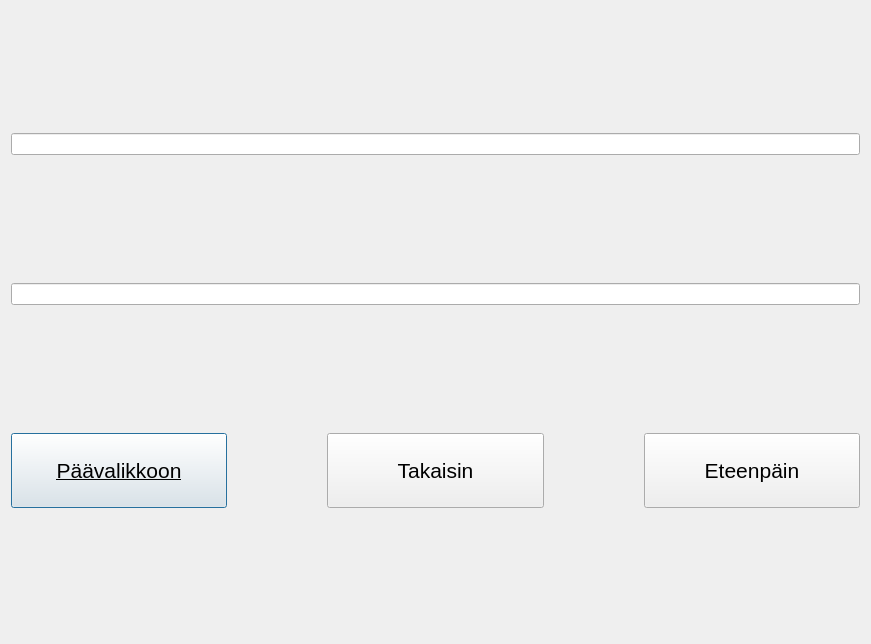
<?xml version="1.0" encoding="UTF-8"?>
<ui version="4.0">
 <class>Tilitapahtumat</class>
 <widget class="QDialog" name="Tilitapahtumat">
  <property name="geometry">
   <rect>
    <x>0</x>
    <y>0</y>
    <width>871</width>
    <height>644</height>
   </rect>
  </property>
  <property name="windowTitle">
   <string>Dialog</string>
  </property>
  <layout class="QVBoxLayout" name="verticalLayout">
   <item>
    <widget class="QLineEdit" name="lineEdit">
     <property name="readOnly">
      <bool>true</bool>
     </property>
    </widget>
   </item>
   <item>
    <widget class="QLineEdit" name="lineEdit_2"/>
   </item>
   <item>
    <layout class="QHBoxLayout" name="horizontalLayout">
     <property name="spacing">
      <number>100</number>
     </property>
     <item>
      <widget class="QPushButton" name="pushButton">
       <property name="minimumSize">
        <size>
         <width>150</width>
         <height>75</height>
        </size>
       </property>
       <property name="font">
        <font>
         <pointsize>16</pointsize>
         <underline>true</underline>
        </font>
       </property>
       <property name="text">
        <string>Päävalikkoon</string>
       </property>
      </widget>
     </item>
     <item>
      <widget class="QPushButton" name="tTaakse">
       <property name="minimumSize">
        <size>
         <width>150</width>
         <height>75</height>
        </size>
       </property>
       <property name="font">
        <font>
         <pointsize>16</pointsize>
        </font>
       </property>
       <property name="text">
        <string>Takaisin</string>
       </property>
      </widget>
     </item>
     <item>
      <widget class="QPushButton" name="tEteen">
       <property name="minimumSize">
        <size>
         <width>150</width>
         <height>75</height>
        </size>
       </property>
       <property name="font">
        <font>
         <pointsize>16</pointsize>
        </font>
       </property>
       <property name="text">
        <string>Eteenpäin</string>
       </property>
      </widget>
     </item>
    </layout>
   </item>
  </layout>
 </widget>
 <resources/>
 <connections/>
</ui>
